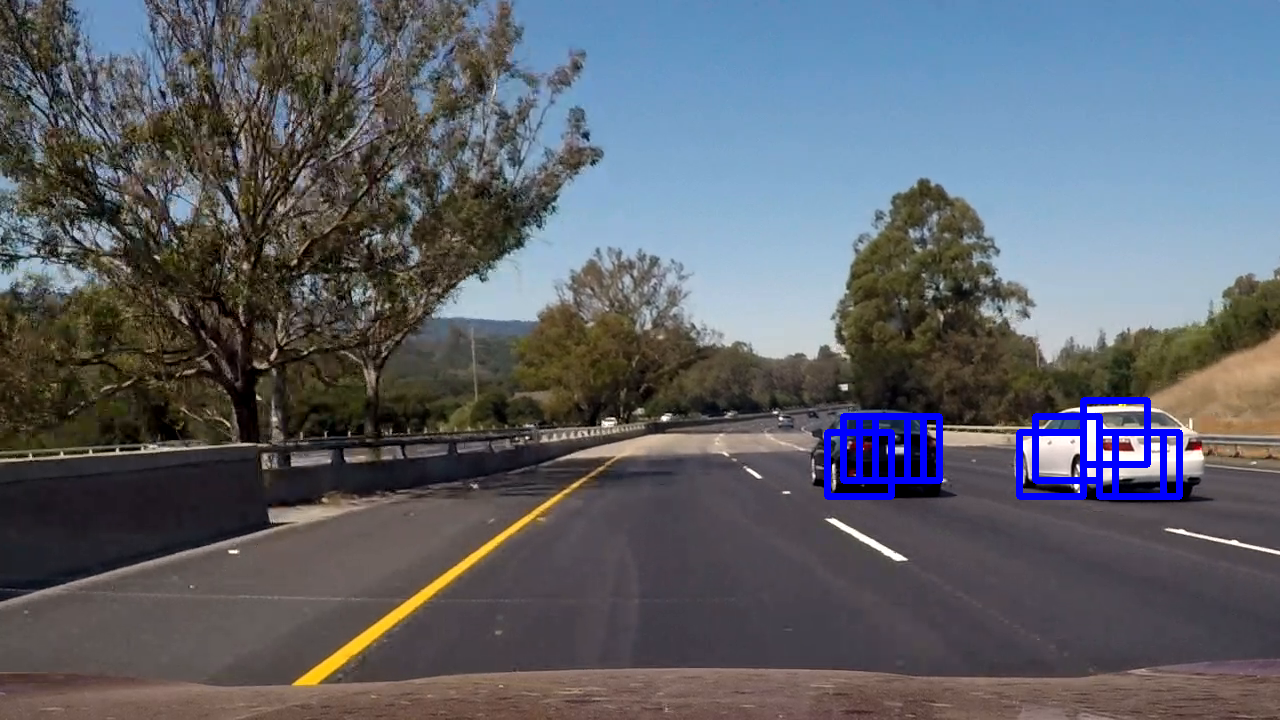
#> input picture Writeup/Final_pipeline/pos_windowsALL_img64_frame9.png, 1280 x 720 px; the run also reads 1 picture not shown here
$ python plot_data_nicely.py
#> lines starting #> are read from the running program, lines starting #| are printed output that depends on the picture
#!/usr/bin/env python3
# -*- coding: utf-8 -*-
"""
Created on Tue Feb 21 15:37:31 2017

@author: Klemens
"""

import matplotlib.image as mpimg
import matplotlib.pyplot as plt

plt.close('all')

windows_list = [mpimg.imread("Writeup/Final_pipeline/pos_windowsALL_img64_frame9.png"),
                mpimg.imread("Writeup/Final_pipeline/pos_windowsALL_img64_frame10.png"),
                mpimg.imread("Writeup/Final_pipeline/pos_windowsALL_img64_frame11.png"),
                mpimg.imread("Writeup/Final_pipeline/pos_windowsALL_img64_frame12.png"),
                mpimg.imread("Writeup/Final_pipeline/pos_windowsALL_img64_frame13.png"),
                mpimg.imread("Writeup/Final_pipeline/pos_windowsALL_img64_frame14.png")]
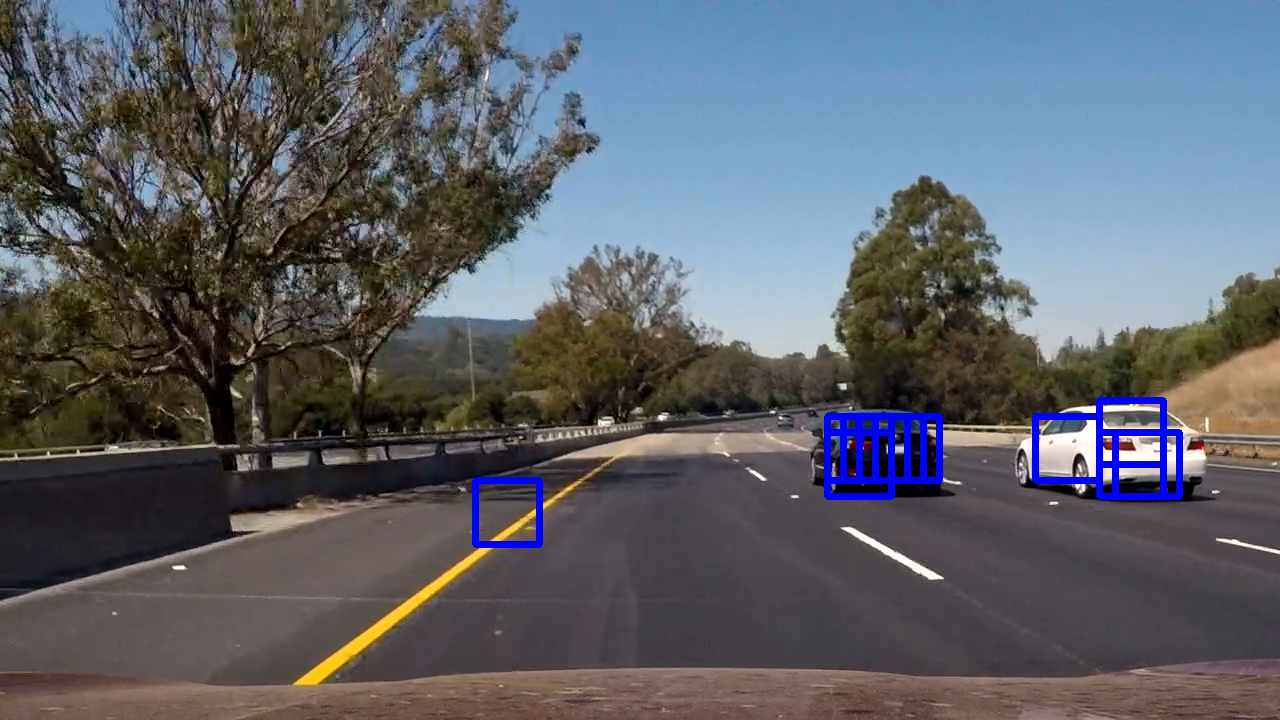
#> input picture Writeup/Final_pipeline/pos_windowsALL_img64_frame10.png, 1280 x 720 px
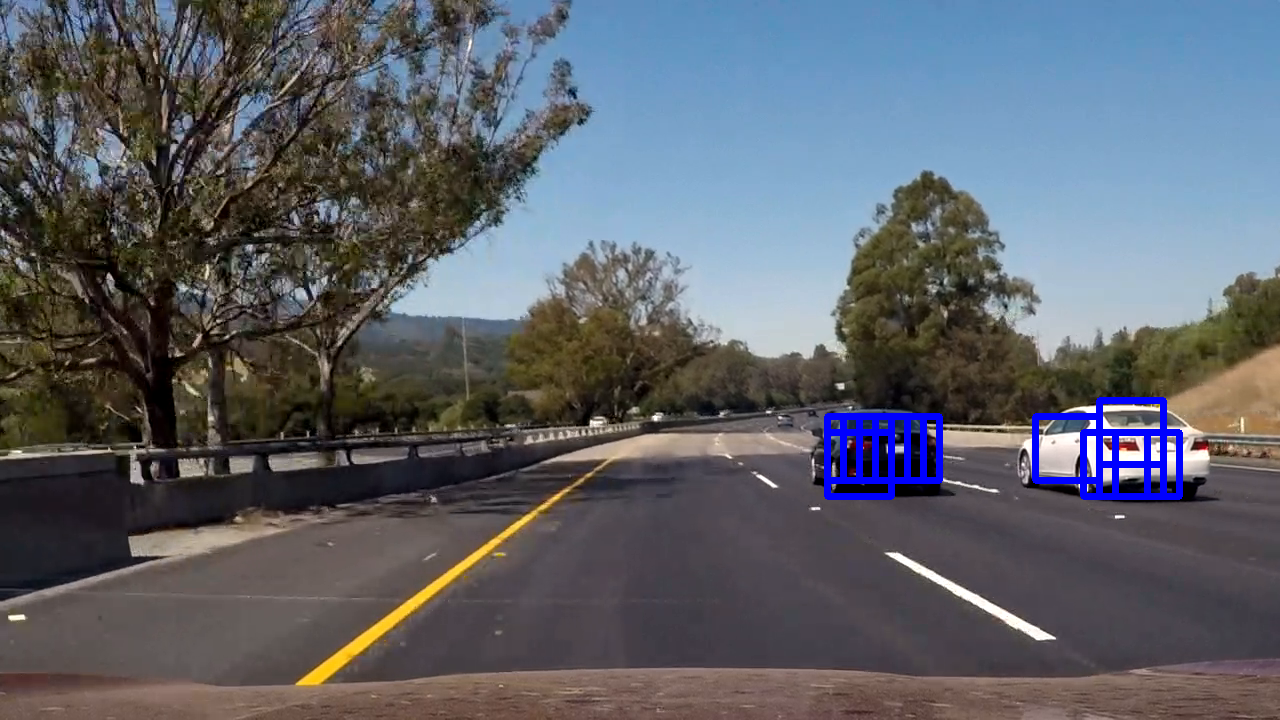
#> input picture Writeup/Final_pipeline/pos_windowsALL_img64_frame12.png, 1280 x 720 px
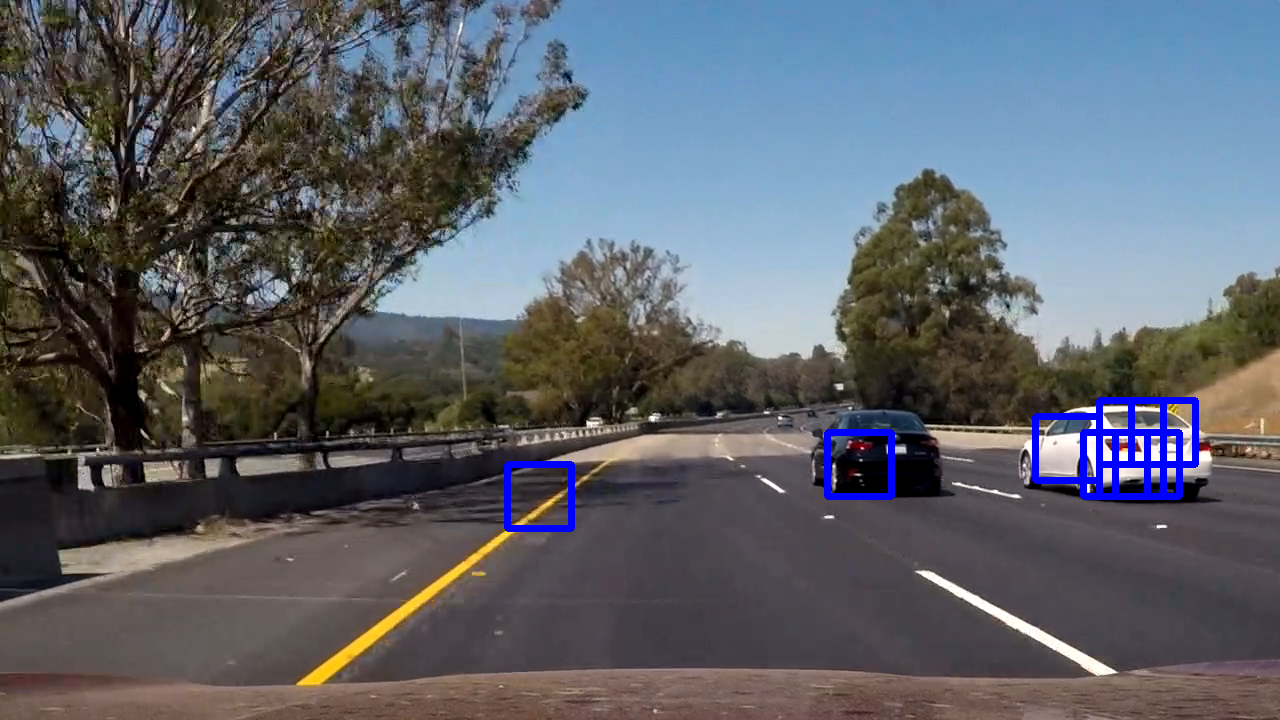
#> input picture Writeup/Final_pipeline/pos_windowsALL_img64_frame13.png, 1280 x 720 px
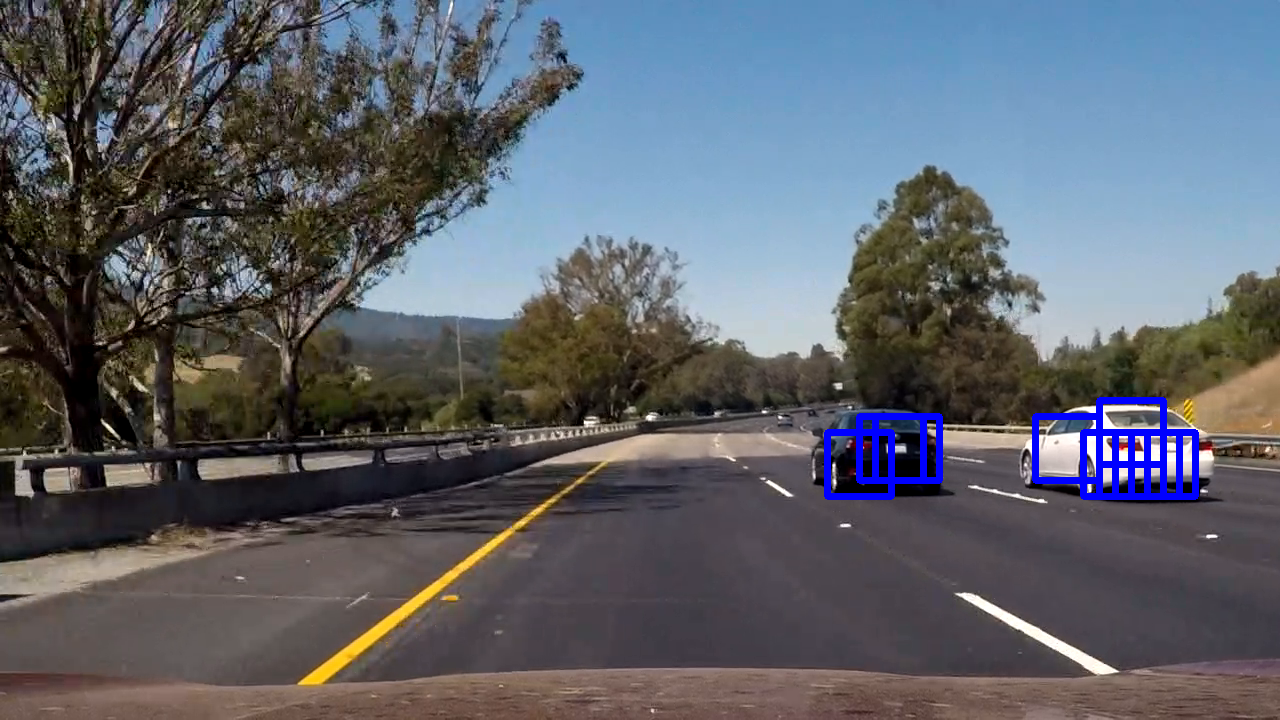
#> input picture Writeup/Final_pipeline/pos_windowsALL_img64_frame14.png, 1280 x 720 px

#> (the run stopped early here; a loop or call above may not have finished)
